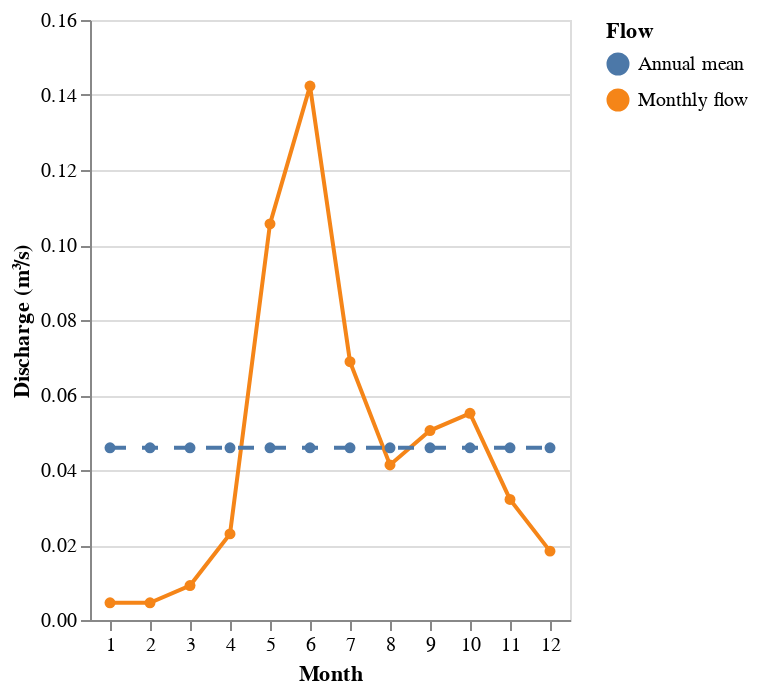

The notebook cell this image was saved under:
### Markdown cell above
# Lake model

A notebook illustrating basic usage of the lake model.

## 1. Lake

The default is lake with an area of 0.2 km2, mean depth 5 m and residence time 0.7 years. Initial lake and inflow pH is 4.5, TOC is 4 mg/l and the flow profile is `fjell`.

Alternatively, pass `kwargs` to the constructor to define a custom lake.

**Note:** Only Altair plots are working in the notebook for now.

### Code cell
lake = lm.Lake(
    area=0.2,
    depth=5,
    tau=0.7,
    flow_prof="fjell",
    pH_lake0=4.5,
    pH_inflow=4.5,
    toc_lake0=4,
)

print(f"Volume:           {lake.volume:.0f} litres.")
print(f"Mean annual flow: {lake.mean_annual_flow:.0f} litres/month.")

lake.plot_flow_profile(lib="Altair")

### Figure 1 — Vega-Lite specification as saved in the notebook (floating-point values rounded to 4 significant figures)
{"config": {"view": {"continuousWidth": 300, "continuousHeight": 300}}, "data": {"name": "data-2cef28045ec5987bd3011823c588ad31"}, "mark": {"type": "line", "point": true}, "encoding": {"color": {"field": "Flow", "type": "nominal"}, "strokeDash": {"condition": {"test": "(datum.Flow === 'Annual mean')", "value": [8, 8]}, "value": [0]}, "tooltip": [{"field": "Month", "type": "nominal"}, {"field": "Discharge (m³/s)", "format": ",.2f", "type": "quantitative"}, {"field": "Flow", "type": "nominal"}], "x": {"axis": {"labelAngle": 0}, "field": "Month", "type": "nominal"}, "y": {"field": "Discharge (m³/s)", "type": "quantitative"}}, "params": [{"name": "param_1", "select": {"type": "interval", "encodings": ["x", "y"]}, "bind": "scales"}], "$schema": "https://vega.github.io/schema/vega-lite/v5.16.3.json", "datasets": {"data-2cef28045ec5987bd3011823c588ad31": [{"Month": 1, "Flow": "Monthly flow", "Discharge (m³/s)": 0.004593}, {"Month": 2, "Flow": "Monthly flow", "Discharge (m³/s)": 0.004593}, {"Month": 3, "Flow": "Monthly flow", "Discharge (m³/s)": 0.009186}, {"Month": 4, "Flow": "Monthly flow", "Discharge (m³/s)": 0.02296}, {"Month": 5, "Flow": "Monthly flow", "Discharge (m³/s)": 0.1056}, {"Month": 6, "Flow": "Monthly flow", "Discharge (m³/s)": 0.1424}, {"Month": 7, "Flow": "Monthly flow", "Discharge (m³/s)": 0.06889}, {"Month": 8, "Flow": "Monthly flow", "Discharge (m³/s)": 0.04134}, {"Month": 9, "Flow": "Monthly flow", "Discharge (m³/s)": 0.05052}, {"Month": 10, "Flow": "Monthly flow", "Discharge (m³/s)": 0.05511}, {"Month": 11, "Flow": "Monthly flow", "Discharge (m³/s)": 0.03215}, {"Month": 12, "Flow": "Monthly flow", "Discharge (m³/s)": 0.01837}, {"Month": 1, "Flow": "Annual mean", "Discharge (m³/s)": 0.04593}, {"Month": 2, "Flow": "Annual mean", "Discharge (m³/s)": 0.04593}, {"Month": 3, "Flow": "Annual mean", "Discharge (m³/s)": 0.04593}, {"Month": 4, "Flow": "Annual mean", "Discharge (m³/s)": 0.04593}, {"Month": 5, "Flow": "Annual mean", "Discharge (m³/s)": 0.04593}, {"Month": 6, "Flow": "Annual mean", "Discharge (m³/s)": 0.04593}, {"Month": 7, "Flow": "Annual mean", "Discharge (m³/s)": 0.04593}, {"Month": 8, "Flow": "Annual mean", "Discharge (m³/s)": 0.04593}, {"Month": 9, "Flow": "Annual mean", "Discharge (m³/s)": 0.04593}, {"Month": 10, "Flow": "Annual mean", "Discharge (m³/s)": 0.04593}, {"Month": 11, "Flow": "Annual mean", "Discharge (m³/s)": 0.04593}, {"Month": 12, "Flow": "Annual mean", "Discharge (m³/s)": 0.04593}]}}
